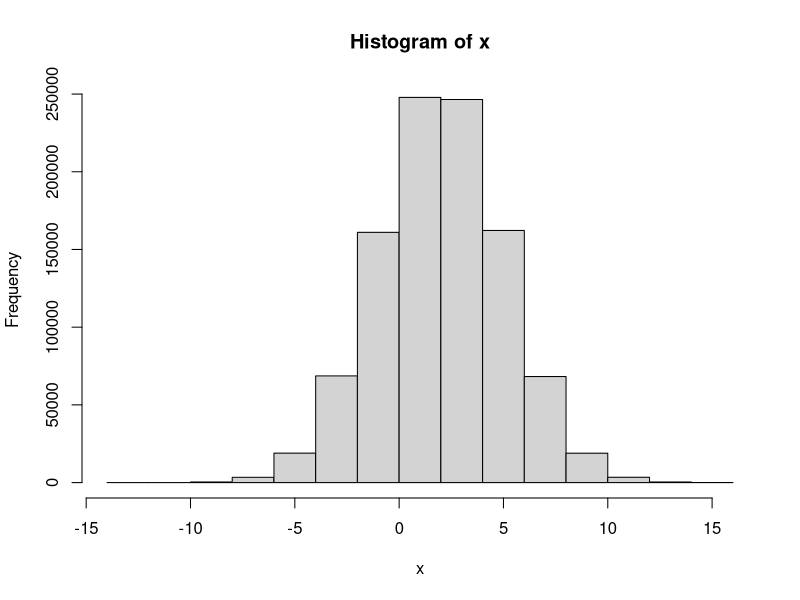
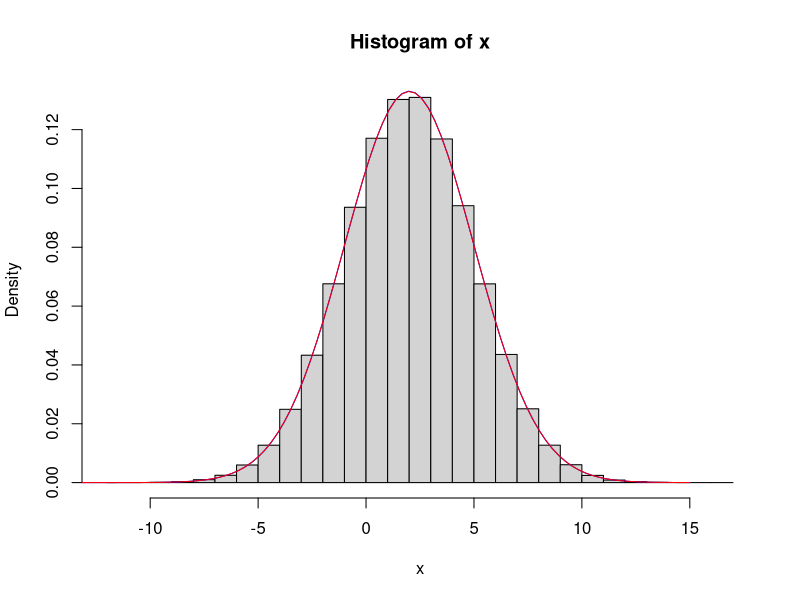
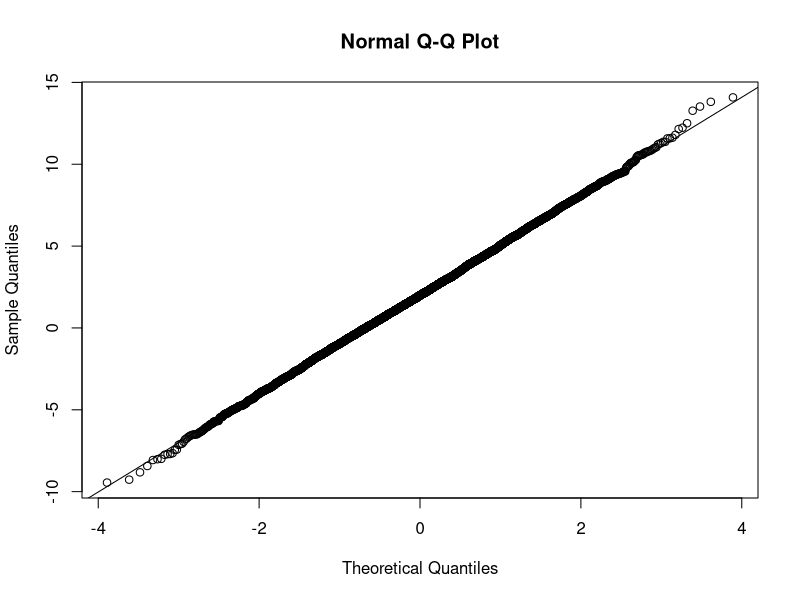
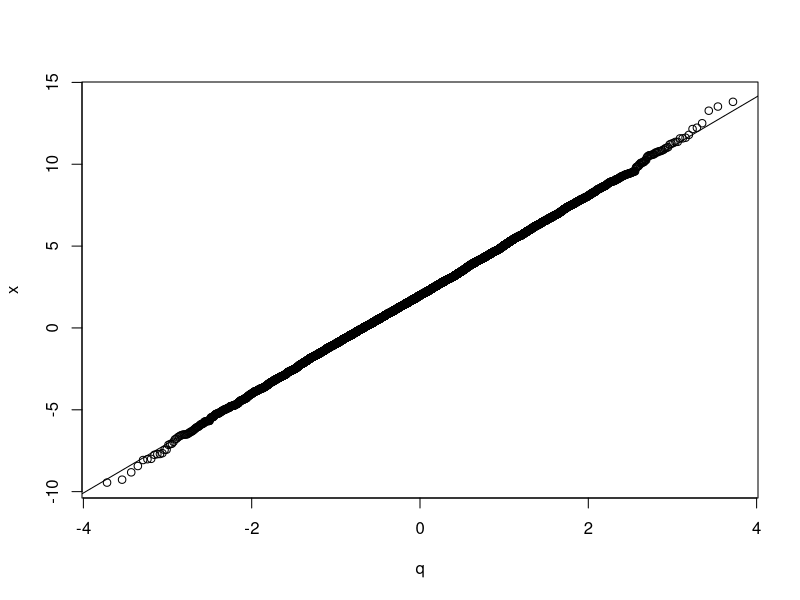
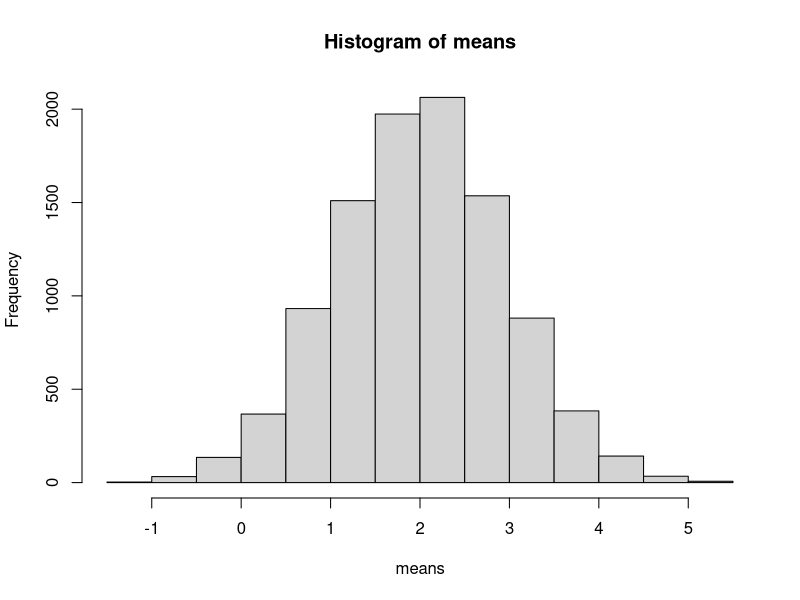
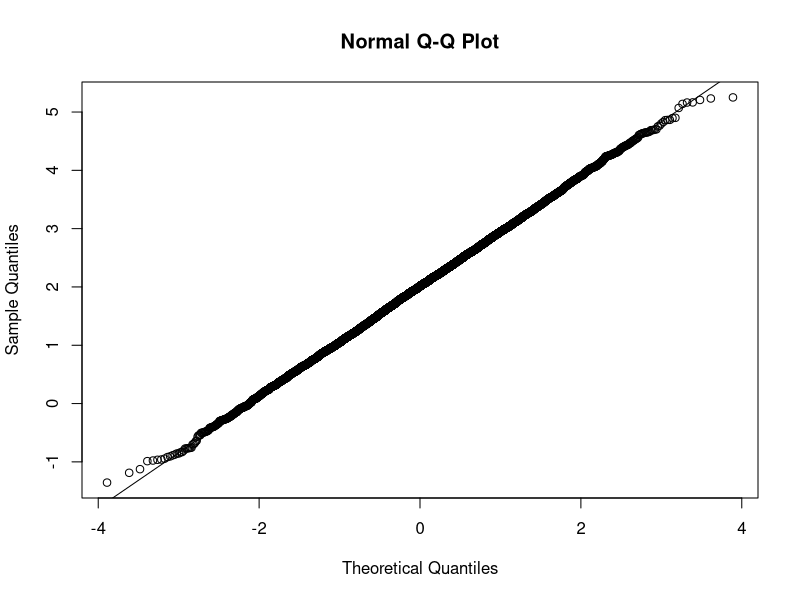

Recreate these plots in R, in order.
## ---- chunk 1
knitr::opts_chunk$set(echo = TRUE)
## ---- chunk 2
rnorm(n = 10, mean = 2, sd = 3)
## ---- chunk 3
x = rnorm(n = 1000000, mean = 2, sd = 3)
hist(x)
## ---- chunk 4
mean(x)
sd(x)
## ---- chunk 5
x = rnorm(n = 1000000, mean = 2, sd = 3)
hist(x, freq = FALSE) # with freq = FALSE, the area of the histogram will be 1
xx = seq(-15, 15, length.out = 100) # 100 values between -15 and 15
lines(xx, dnorm(xx, mean = mean(x), sd = sd(x)), col="blue") # using mean and sd from sample
lines(xx, dnorm(xx, mean = 2, sd = 3), col="red") # using mean and sd of population
## ---- chunk 6
x = rnorm(n = 10000, mean = 2, sd = 3)
qqnorm(x)
qqline(x) # this just adds the line in the plot
## ---- chunk 7
x = sort(x)   # sort the values from smallest to largest
n = length(x) # number of values
p = (1:n)/n   # step 1 above
q = qnorm(p)  # step 2 above
plot(x~q)     # step 3 above
abline(mean(x), sd(x)) # Plot a line with intercept = mean(x) and slope = sd(x)
## ---- chunk 8
n_iter = 10000            # Number of iterations
mu_x = 2                  # Mean of the normal distribution (same as used above)
sd_x = 3                  # Standard deviation of the normal distribution (same as used above)
n = 10                    # Sample size
means = rep(NA, n_iter)   # An empty vector to store the means in
for(i in 1:n_iter){        # Start of the loop
  x = rnorm(n, mu_x, sd_x)  # Using the same mean and sd as above
  means[i] = mean(x)      # Compute mean(x) and store it as the i'th element in vector 'means'
}                          # End of loop
## ---- chunk 9
hist(means)
## ---- chunk 10
(sem_theoretical = sd_x/sqrt(n))
(sem_simulated = sd(means)) # Standard error of the mean from the above simulation
## ---- chunk 11
qqnorm(means)
qqline(means)
